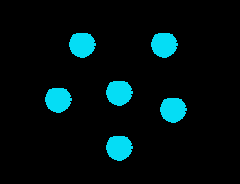
#> input picture Overlay.png, 240 x 184 px
$ python liveFeed.py   (Python 2 division)
#> lines starting #> are read from the running program, lines starting #| are printed output that depends on the picture; after the words box and inside, x2 and y2 are one past the last pixel; in counts of white or black regions, pixels touching at a corner belong together
'''
* NOTE: If overlay is NOT specified a sample overlay is chosen by default
* USEFUL ARGUMENTS:
*   -o/--overlay: Specify overlay file
*   -a/--alpha: Specify transperancy level (0.0 - 1.0)
*   -d/--debug: toggle to enable debugging mode (DEVELOPER ONLY)
*
* VERSION: 0.9.3
*   - Changed a couple of parameters that improved detection accuracy
*
* KNOWN ISSUES:
*   - Non atm!!
*
* AUTHOR: Mohammad Odeh
* UPDATED: May 8th, 2017
* ----------------------------------------------------------
* ----------------------------------------------------------
*
* RIGHT CLICK: Shutdown Program.
* LEFT CLICK: Toggle view.
'''

ver = "Live Feed Ver0.9.3"
print __doc__

# Import necessary modules
import numpy, cv2, argparse
import RPi.GPIO                     as GPIO
from imutils.video.pivideostream    import PiVideoStream
from time                           import sleep
#from LEDRing                        import *

#args["debug"] = 1


# ************************************************************************
# CONSTRUCT ARGUMENT PARSER
# ************************************************************************
ap = argparse.ArgumentParser()
ap.add_argument("-o", "--overlay", required=False,
                help="path to overlay image")
ap.add_argument("-a", "--alpha", type=float, default=0.85,
                help="set alpha level (smaller = more transparent).\ndefault=0.85")
ap.add_argument("-d", "--debug", action='store_true',
                help="invoke flag to enable debugging")

##Argument Parser for LED ring brightness (deprecated for the time being)
##ap.add_argument("-b", "--brightness", type=int, default=50,
##                help="set brightness level")

args = vars(ap.parse_args())


# ************************************************************************
# DEFINE NECESSARY FUNCTIONS
# ************************************************************************

# *************************************
# Define right/left mouse click events
# *************************************
def control( event, x, y, flags, param ):
    global normalDisplay

    # Right button shuts down program
    if event == cv2.EVENT_RBUTTONDOWN:
        # Turn off LED
##        colorWipe( strip, Color( 0, 0, 0, 0 ), 0 )
        GPIO.output(LED,GPIO.LOW)
        stream.stop()
        cv2.destroyAllWindows()
        quit()

    # Left button toggles display
    elif event == cv2.EVENT_LBUTTONDOWN:
        normalDisplay=not( normalDisplay )


# ****************************************************
# Define a placeholder function for trackbar. This is
# needed for the trackbars to function properly.
# ****************************************************
def placeholder( x ):
    pass


# ************************************************************************
# SETUP PROGRAM
# ************************************************************************

LED = 21
GPIO.setmode(GPIO.BCM)
GPIO.setwarnings(False)
GPIO.setup(LED,GPIO.OUT)
GPIO.output(LED,GPIO.HIGH)

# Check whether an overlay is specified
if args["overlay"] is not None:
    overlayImg = cv2.imread( args["overlay"], cv2.IMREAD_UNCHANGED )
else:
    overlayImg = cv2.imread( "Overlay.png", cv2.IMREAD_UNCHANGED )
#> overlayImg is the input picture: shape (184, 240, 4); mean B, G, R, A 17.4, 15.7, 0.4, 22.1

# Load overlay image with Alpha channel
( wH, wW ) = overlayImg.shape[:2]
#> wH = 184; wW = 240
( B, G, R, A ) = cv2.split( overlayImg )
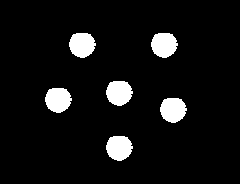
#> B: shape (184, 240); values 0 (black) and 245 (white), 7.1% white; 6 white regions, box (x1, y1, x2, y2) and area: (69, 33, 96, 58) 523, (151, 33, 178, 58) 523, (106, 81, 133, 106) 523, (45, 88, 72, 113) 523, (160, 98, 187, 123) 523, (106, 136, 133, 161) 523
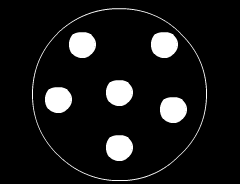
#> A: shape (184, 240); min 0, max 255, mean 22.1
B = cv2.bitwise_and( B, B, mask=A )
G = cv2.bitwise_and( G, G, mask=A )
R = cv2.bitwise_and( R, R, mask=A )
overlayImg = cv2.merge( [B, G, R, A] )

# Setup camera
stream = PiVideoStream( hf=True ).start()
normalDisplay = True
sleep( 1.0 )

### Turn on LED Ring
##colorWipe(strip, Color(255, 255, 255, 255), 0)
##colorWipe(strip, Color(0, 0, 0, 0), 0)

# Setup window and mouseCallback event
cv2.namedWindow( ver )
cv2.setMouseCallback( ver, control )

# Create a track bar for HoughCircles parameters
cv2.createTrackbar( "dp", ver, 9, 50, placeholder )
cv2.createTrackbar( "param2", ver, 43, 750, placeholder )
cv2.createTrackbar( "minRadius", ver, 10, 200, placeholder )
cv2.createTrackbar( "maxRadius", ver, 30, 250, placeholder )


# ************************************************************************
# MAKE IT ALL HAPPEN
# ************************************************************************

# Infinite loop
while True:

    # Get image from stream
    frame = stream.read()[46:322, 60:420]
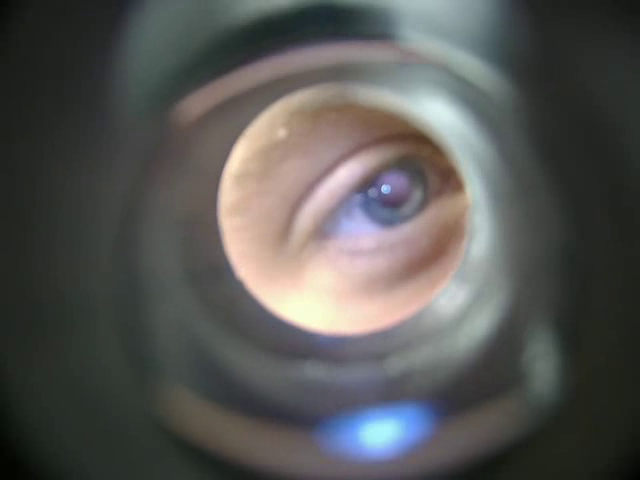
#> input picture frame 125 of Software/Python/BETA/blue_test_1.avi, 640 x 480 px, given in place of the camera
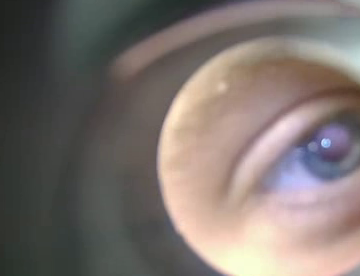
#> frame: shape (276, 360, 3); mean B, G, R 109.7, 114.2, 123.6
    output = frame

    # Add a 4th dimension (Alpha) to the captured frame
    (h, w) = frame.shape[:2]
#> h = 276; w = 360
    frame = numpy.dstack( [frame, numpy.ones( ( h, w ), dtype="uint8" ) * 255] )
#> frame: shape (276, 360, 4)

    # Create an overlay layer
    overlay = numpy.zeros( ( h, w, 4 ), "uint8" )

    # Convert into grayscale because HoughCircle only accepts grayscale images
    bgr2gray = cv2.cvtColor( frame, cv2.COLOR_BGR2GRAY )
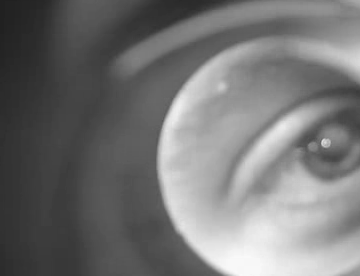
#> bgr2gray: shape (276, 360); min 33, max 250, mean 116.4
    bgr2gray = cv2.bilateralFilter( bgr2gray, 11, 17, 17 )

    # Threshold any color that is not black to white
    retval, thresholded = cv2.threshold( bgr2gray, 60, 158, cv2.THRESH_BINARY )
#> thresholded: shape (276, 360); values 0 (black) and 158 (white), 83.3% white; 2 black regions, box (x1, y1, x2, y2) and area: (0, 0, 80, 276) 14520, (114, 0, 222, 46) 2047

    kernel = cv2.getStructuringElement( cv2.MORPH_RECT, ( 10, 10 ) )
    bgr2gray = cv2.erode( cv2.dilate( thresholded, kernel, iterations=1 ), kernel, iterations=1 )
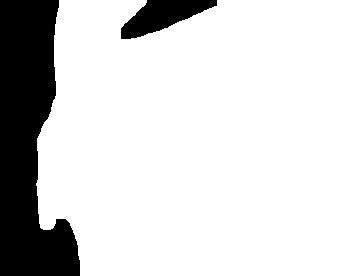
#> bgr2gray: shape (276, 360); values 0 (black) and 158 (white), 83.4% white; 2 black regions, box (x1, y1, x2, y2) and area: (0, 0, 80, 276) 14537, (121, 0, 217, 39) 2005


    # Get trackbar position and reflect it in HoughCircles parameters input
    dp = cv2.getTrackbarPos( "dp", ver )
    param2 = cv2.getTrackbarPos( "param2", ver )
    minRadius = cv2.getTrackbarPos( "minRadius", ver )
    maxRadius = cv2.getTrackbarPos( "maxRadius", ver )


    # Scan for circles
    circles = cv2.HoughCircles( bgr2gray, cv2.HOUGH_GRADIENT, dp, 396,
                                191, param2, minRadius, maxRadius )
#> circles = [[184.5, 175.5, 152.4]]

    '''
    Experimental values:            Original Values:
    dp = 9                          dp = 9
    minDist = 396                   minDist = 396
    param1 = 191                    param1 = 191
    param2 = 43                     param2 = 43
    minRadius = 10                  minRadius = 1
    maxRadius = 30                  maxRadius = 16
    '''

    # If circles are found draw them
    if circles is not None:
        circles = numpy.round( circles[0,:] ).astype( "int" )
#> circles = [[184, 176, 152]]
        for ( x, y, r ) in circles:

            # Resize watermark image
            resized = cv2.resize( overlayImg, ( 2*r, 2*r ),
                                  interpolation = cv2.INTER_AREA )

            # Retrieve overlay location
            y1 = y-r
            y2 = y+r
            x1 = x-r
            x2 = x+r

            # Check whether overlay location is within window resolution
            if x1>0 and x1<w and x2>0 and x2<w and y1>0 and y1<h and y2>0 and y2<h:
                # Place overlay image inside circle
                overlay[y1:y2,x1:x2]=resized

                # Join overlay with live feed and apply specified transparency level
                output = cv2.addWeighted( overlay, args["alpha"], frame, 1.0, 0 )

                # If debug flag is invoked
                if args["debug"] is True:
                    # Draw circle
                    cv2.circle( output, ( x, y ), r, ( 0, 255, 0 ), 4 )
##                    cv2.putText( output, "%.2fmm" % ( mm ),
##                                 ( output.shape[1] - 150, output.shape[0] - 15 ),
##                                 cv2.FONT_HERSHEY_SIMPLEX, 1.0, ( 0, 255, 0 ), 3 )

            # If not within window resolution keep looking
            else:
                output = frame
#> this loop made 1 pass
#> (x, y, r, y1, y2, x1, x2) on pass 1: (184, 176, 152, 24, 328, 32, 336)
#> pass 1, `resized = cv2.resize( overlayImg, ( 2*r, 2*r ), interpolation = cv2.IN..`:
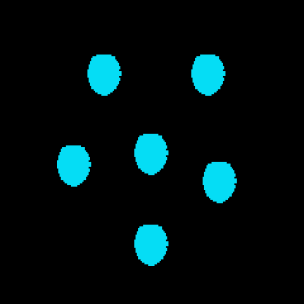
#> resized: shape (304, 304, 4); mean B, G, R, A 17.4, 15.7, 0.4, 22.1
#> after the loop: overlay: shape (276, 360, 4); every value is 0

    # Live feed display toggle
    if normalDisplay:
        cv2.imshow(ver, output)
        cv2.imshow( "calibrationTool", bgr2gray )
        key = cv2.waitKey(1) & 0xFF
#> (key Esc is pressed here)
    elif not(normalDisplay):
        cv2.imshow(ver, bgr2gray)
        key = cv2.waitKey(1) & 0xFF


# ************************************************************************
# DEPRECATED
# ************************************************************************

'''
bgr2gray = cv2.erode(cv2.dilate(thresholded, kernel, iterations=1), kernel, iterations=1)

# Convert into HSV and threshold black
lower = numpy.array([0,0,0])
upper = numpy.array([0,0,25])
hsv = cv2.cvtColor(frame, cv2.COLOR_BGR2HSV)
mask = cv2.inRange(hsv, lower, upper)

# Get trackbar position and reflect it in HoughCircles parameters input

-----------------------------------------------------------------------
maxRadius = cv2.getTrackbarPos("maxRadius", ver)

# Reduce Noise
blur = cv2.medianBlur(bgr2gray,5)
gaussBlur = cv2.GaussianBlur(blur,(5,5),0)

# Adaptive threshold allows us to detect sharp edges in images
threshold = cv2.adaptiveThreshold(blur,255,cv2.ADAPTIVE_THRESH_GAUSSIAN_C,
                                  cv2.THRESH_BINARY,11,3.5)

# Scan for circles

------------------------------------------------------------------------

# ****************************************************
# Define function to calibrate camera by extracting
# dimensions from a known image with known dimensions
# ****************************************************
def find_marker( image ):
    # Convert into grayscale because HoughCircle only accepts grayscale images
    bgr2gray = cv2.cvtColor( image, cv2.COLOR_BGR2GRAY )
    bgr2gray = cv2.bilateralFilter( bgr2gray,11,17,17 )

    # Threshold any color that is not black to white
    retval, thresholded = cv2.threshold(bgr2gray, 180, 255, cv2.THRESH_BINARY )

    kernel = cv2.getStructuringElement( cv2.MORPH_RECT, ( 10, 10 ) )
    bgr2gray = cv2.erode( cv2.dilate( thresholded, kernel, iterations=1 ), kernel, iterations=1 )

    cv2.imshow( "calibrationTool", bgr2gray )

    # Find (in future update, the largest) circle outline
    circles = cv2.HoughCircles( bgr2gray, cv2.HOUGH_GRADIENT, 14, 396,
                                191, 43, 50, 85 )

    if circles is not None:
        circles = numpy.round( circles[0,:] ).astype( "int" )
        if args["debug"] is True:
            print( "Shape: " + str( circles.shape ) )
            print( "Array content: " + str( circles ) )
        for ( x, y, r ) in circles:
            circle = ( x, y, r )
            return( x, y, r )

    else:
        return(0)


# ************************************************************************
# Define function that returns distance from object to camera
# ************************************************************************
def distance_to_camera( knownWidth, focalLength, perWidth ):
    # Compute and return the distance from the object to the camera
    return ( knownWidth * focalLength ) / perWidth

--------------------------------------------------------------------------

cv2.createTrackbar( "maxRadius", ver, 30, 250, placeholder )

# ************************************************************************
# TEMPORARELY DEPRECATED
# ************************************************************************
### Calibrate camera using a predefined scale for distance detection
# [12 lines of commented-out code are left out]

--------------------------------------------------------------------------

for ( x, y, r ) in circles:

            # ************************************************************************
            # TEMPORARELY DEPRECATED
            # ************************************************************************

##            # Get distance away from camera
##            marker = find_marker( output.copy() )
##
##            if marker is not 0:
##                KNOWN_WIDTH = (2*r)/96.0
##                if args["debug"] is True:
##                    print( "Detected Width: %.2f" %KNOWN_WIDTH )
##                inches = distance_to_camera( KNOWN_WIDTH, focalLength, marker[2] )
##                mm = inches*25.4 #Get distance in millimeters

            # Resize watermark image
            resized = cv2.resize( overlayImg, ( 2*r, 2*r ),
                                  interpolation = cv2.INTER_AREA )

'''
